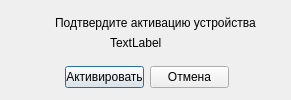
<?xml version="1.0" encoding="UTF-8"?>
<ui version="4.0">
 <class>Activation</class>
 <widget class="QDialog" name="Activation">
  <property name="windowModality">
   <enum>Qt::ApplicationModal</enum>
  </property>
  <property name="geometry">
   <rect>
    <x>0</x>
    <y>0</y>
    <width>291</width>
    <height>100</height>
   </rect>
  </property>
  <property name="windowTitle">
   <string>Активация</string>
  </property>
  <widget class="QLabel" name="label">
   <property name="geometry">
    <rect>
     <x>55</x>
     <y>15</y>
     <width>246</width>
     <height>16</height>
    </rect>
   </property>
   <property name="text">
    <string>Подтвердите активацию устройства</string>
   </property>
  </widget>
  <widget class="QLabel" name="label_2">
   <property name="geometry">
    <rect>
     <x>110</x>
     <y>35</y>
     <width>111</width>
     <height>16</height>
    </rect>
   </property>
   <property name="text">
    <string>TextLabel</string>
   </property>
  </widget>
  <widget class="QWidget" name="">
   <property name="geometry">
    <rect>
     <x>65</x>
     <y>65</y>
     <width>164</width>
     <height>25</height>
    </rect>
   </property>
   <layout class="QGridLayout" name="gridLayout">
    <item row="0" column="0">
     <widget class="QPushButton" name="pushButton">
      <property name="text">
       <string>Активировать</string>
      </property>
     </widget>
    </item>
    <item row="0" column="1">
     <widget class="QPushButton" name="pushButton_2">
      <property name="text">
       <string>Отмена</string>
      </property>
     </widget>
    </item>
   </layout>
  </widget>
 </widget>
 <resources/>
 <connections/>
</ui>
